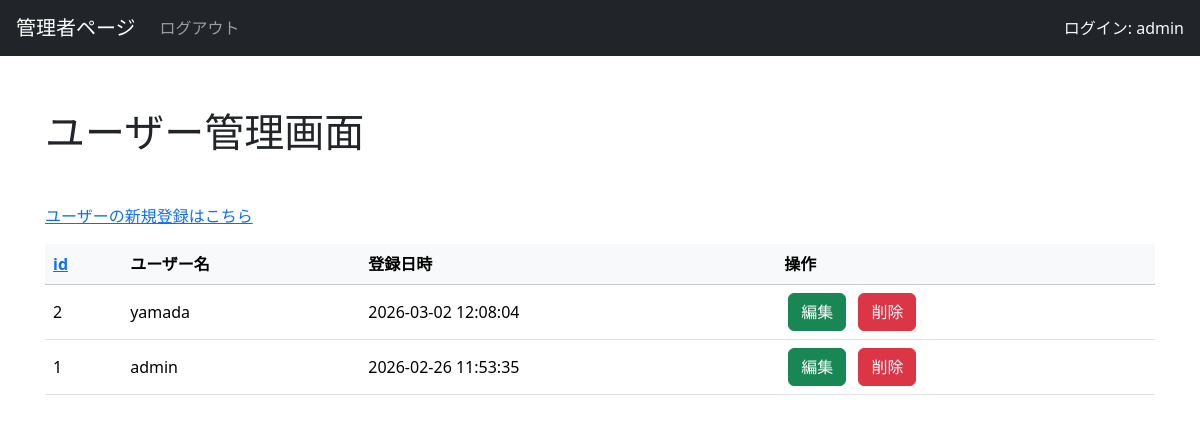
/admin/admin_user.php?sort=id&dir=desc (signed in), run on the app's committed database.
### tables this page shows
CREATE TABLE `users` (
  `id` int(11) NOT NULL,
  `name` varchar(255) NOT NULL,
  `password` varchar(255) NOT NULL,
  `create_date` datetime NOT NULL
);

### functions/function.php (called while the page is built, shortened)
<?php
function get_sort_params($sortable, $sort, $dir, $default_sort = "id", $default_dir = "asc")
{
    return [
        "sort" => $sort,
        "dir" => $dir,
        "order_by" => $sortable[$sort] . " " . strtoupper($dir),
    ];
}
function next_sort_dir($current_sort, $clicked_sort, $current_dir)
{
    if ($current_sort === $clicked_sort) {
        return $current_dir === "asc" ? "desc" : "asc";
    }
    return "asc";
}

### admin/admin_user.php (the view, shortened to what this page needs)
<?php
require_once __DIR__ . "/../functions/function.php";
try {
    $db = db_connect();
    $sortable = [
        "id" => "id",
    ];
    $sort_params = get_sort_params(
        $sortable,
        $_GET["sort"] ?? "id",
        $_GET["dir"] ?? "asc"
    );
    $sql = "SELECT * FROM users
            ORDER BY " . $sort_params["order_by"];
    $stmt = $db->prepare($sql);
    $stmt->execute();
    $datas = $stmt->fetchAll(PDO::FETCH_ASSOC);
} catch (PDOException $e) {
    set_admin_system_message(MsgContent::COMMON_EXCEPTION->value . $e->getMessage(), MsgStatus::ERROR);
    set_error_log($e->getMessage());
    header("location:index.php");
    exit();
}
?>
<!DOCTYPE html>
<html lang="ja">
<head>
    <link rel="stylesheet" href="https://cdn.jsdelivr.net/npm/bootstrap@5.3.8/dist/css/bootstrap.min.css">
</head>
<body>
    <?php include('admin-header.php');  ?>
    <main role="main" class="container" style="padding:60px 15px 0">
        <h1 class="my-5">ユーザー管理画面</h1>
        <a href="user_add.php">
            <p>ユーザーの新規登録はこちら</p>
        </a>
        <div class="table-responsive">
            <table class="table table-hover align-middle">
                <thead class="table-light sticky-top">
                    <tr>
                        <th>
                            <a href="?sort=id&dir=<?php echo next_sort_dir($sort_params['sort'], 'id', $sort_params['dir']); ?>">id</a>
                        </th>
                        <th>ユーザー名</th>
                        <th>登録日時</th>
                        <th>操作</th>
                    </tr>
                </thead>
                <tbody>
                    <?php foreach ($datas as $data): ?>
                        <tr>
                            <td><?php echo $data["id"]; ?></td>
                            <td><?php echo $data["name"]; ?></td>
                            <td><?php echo $data["create_date"]; ?></td>
                            <td>
                                <a href="user_edit.php?id=<?php echo $data["id"]; ?>" class=" btn btn-success mx-1">編集</a>
                                <a href="user_delete.php?id=<?php echo $data["id"]; ?>" class="btn btn-danger mx-1">削除</a>
                            </td>
                        </tr>
                    <?php endforeach; ?>
                </tbody>
            </table>
        </div>
    </main>
</body>
</html>

### data on the page
users: id "2", name "yamada", create_date "2026-03-02 12:08:04"
users: id "1", name "admin", create_date "2026-02-26 11:53:35"

### other printed values
$_SESSION["admin_user_name"] "admin"
